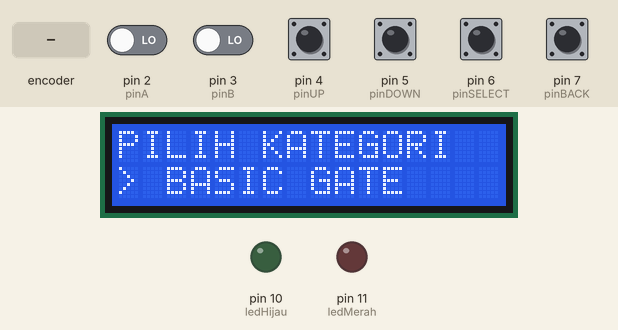
A sketch run on a simulated Arduino Uno, built with avr-gcc and run on an emulated ATmega328P. Shown: 16×2 character LCD, output pins drawn as LEDs (lit = HIGH). Inputs (shaded band) come from the test bench; at power-on: pin 4 (pinUP), pin 5 (pinDOWN), pin 6 (pinSELECT), pin 7 (pinBACK) HIGH, pin 2 (pinA), pin 3 (pinB) LOW.

Above: at 3.3 s.
3.4 s: pin 4 (pinUP) pulled LOW for 0.15 s
At 4.1 s:
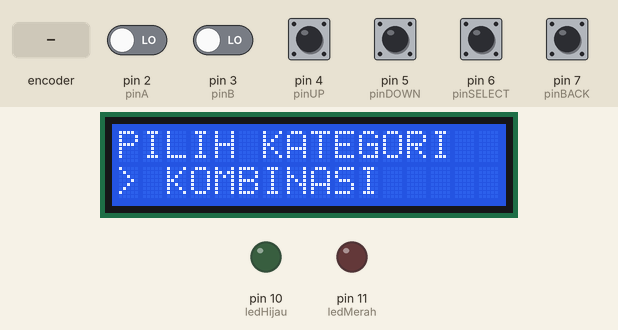
5.0 s: pin 6 (pinSELECT) pulled LOW for 0.15 s
At 6.2 s:
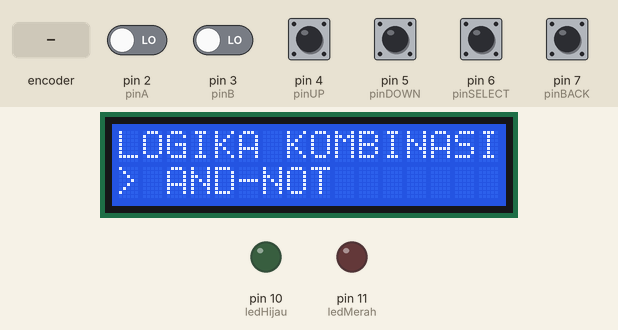
6.6 s: pin 6 (pinSELECT) pulled LOW for 1 s
At 7.0 s:
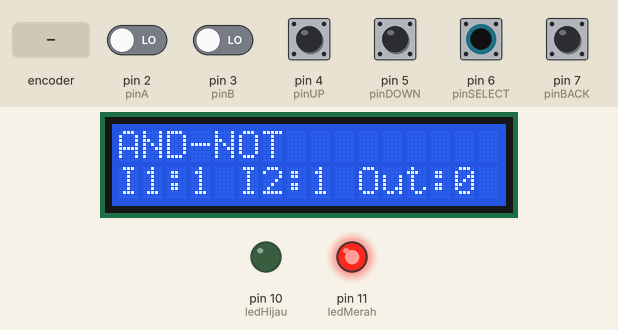
9.1 s: rotary encoder on pin 2 (pinA) / pin 3 (pinB) turned 1 step (first pin leading)
At 10.2 s:
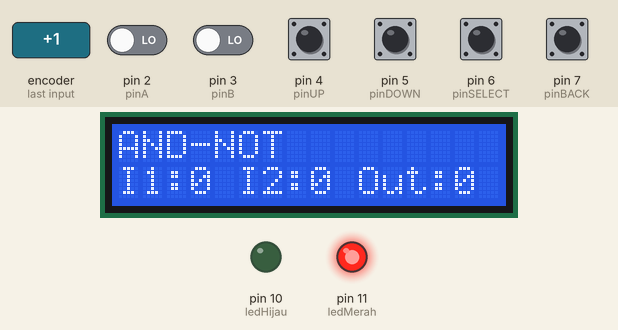
10.8 s: pin 7 (pinBACK) pulled LOW for 0.15 s
At 11.6 s:
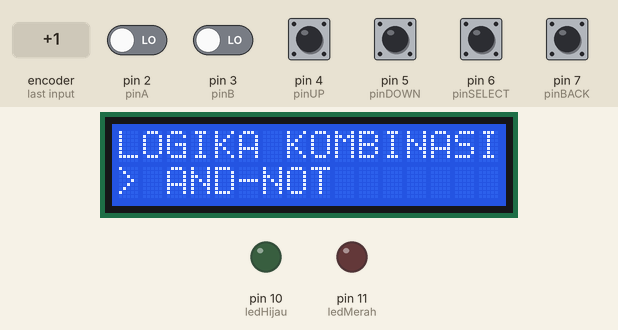
12.4 s: pin 5 (pinDOWN) pulled LOW for 0.15 s
At 13.3 s:
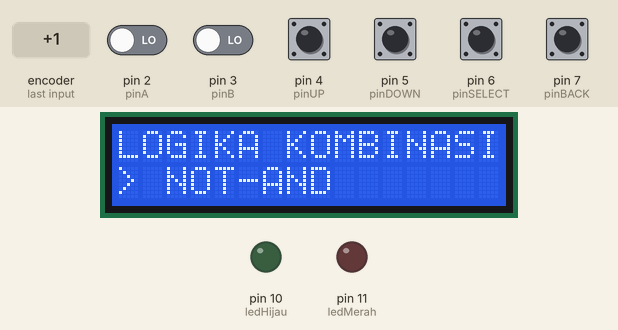
Timing chart, 0 to 15.0 s (numbered marks = the images above; inputs shaded):
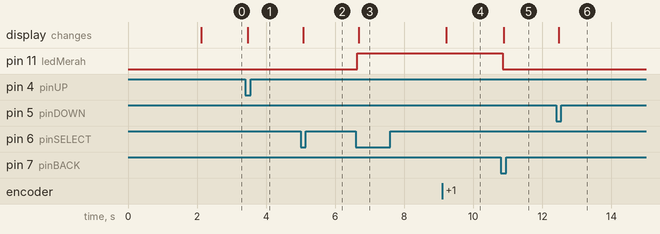

Measured:
- after the input at 3.4 s, the display: changes after 0.07 s (image 1)
- after the input at 5.0 s, the display: changes after 0.07 s (image 2)
- after the input at 6.6 s, pin 11 (ledMerah): LOW → HIGH at once; the display: changes after 0.08 s (image 3)
- after the input at 9.1 s, the display: changes after 0.12 s (image 4)
- after the input at 10.8 s, pin 11 (ledMerah): HIGH → LOW after 0.06 s; the display: changes after 0.09 s (image 5)
- after the input at 12.4 s, the display: changes after 0.07 s (image 6)

The sketch:

sketch.ino
```cpp
#include <Wire.h>
#include <LiquidCrystal_I2C.h>

// LCD I2C
LiquidCrystal_I2C lcd(0x27, 16, 2);

// PIN INPUT SAKELAR
const int pinA = 2;
const int pinB = 3;

// PIN PUSH BUTTON
const int pinUP = 4;
const int pinDOWN = 5;
const int pinSELECT = 6;
const int pinBACK = 7;

// PIN LED
const int ledHijau = 10;
const int ledMerah = 11;

// Daftar tombol
const int tombol[4] = {
  pinUP, pinDOWN, pinSELECT, pinBACK
};

// Sistem debounce tombol
bool kondisiStabil[4] = {HIGH, HIGH, HIGH, HIGH};
bool pembacaanSebelumnya[4] = {HIGH, HIGH, HIGH, HIGH};
unsigned long waktuPerubahan[4] = {0, 0, 0, 0};

const unsigned long debounceDelay = 40;

// HALAMAN PROGRAM
int halaman = 0;

// PILIHAN KATEGORI
int kategori = 0;

// PILIHAN GERBANG
int pilihanGate = 0;

// INPUT DAN OUTPUT
int A, B, Y;

// JUMLAH GERBANG
const int jumlahDasar = 7;
const int jumlahKombinasi = 4;

// NAMA GERBANG DASAR
const char* namaDasar[] = {
  "AND",
  "OR",
  "NOT",
  "NAND",
  "NOR",
  "XOR",
  "XNOR"
};

// NAMA GERBANG KOMBINASI
const char* namaKombinasi[] = {
  "AND-NOT",
  "NOT-AND",
  "OR-NOT",
  "NOT-OR"
};


// =================================
// MEMBACA PUSH BUTTON
// =================================

bool tombolDitekan(int index) {

  bool pembacaan = digitalRead(tombol[index]);

  if (pembacaan != pembacaanSebelumnya[index]) {
    waktuPerubahan[index] = millis();
    pembacaanSebelumnya[index] = pembacaan;
  }

  if (millis() - waktuPerubahan[index] > debounceDelay) {

    if (pembacaan != kondisiStabil[index]) {

      kondisiStabil[index] = pembacaan;

      if (kondisiStabil[index] == LOW) {
        return true;
      }
    }
  }

  return false;
}


// =================================
// MEMBACA INPUT SAKELAR
// =================================

void bacaInput() {

  A = (digitalRead(pinA) == LOW) ? 1 : 0;
  B = (digitalRead(pinB) == LOW) ? 1 : 0;

}


// =================================
// PERHITUNGAN GERBANG DASAR
// =================================

int hitungDasar(int nomor, int a, int b) {

  switch (nomor) {

    case 0:
      return a && b;

    case 1:
      return a || b;

    case 2:
      return !a;

    case 3:
      return !(a && b);

    case 4:
      return !(a || b);

    case 5:
      return a ^ b;

    case 6:
      return !(a ^ b);
  }

  return 0;
}


// =================================
// PERHITUNGAN LOGIKA KOMBINASI
// =================================

int hitungKombinasi(int nomor, int a, int b) {

  switch (nomor) {

    case 0:
      return a && !b;

    case 1:
      return !a && b;

    case 2:
      return a || !b;

    case 3:
      return !a || b;
  }

  return 0;
}


// =================================
// TAMPILAN MENU UTAMA
// =================================

void tampilMenuUtama() {

  lcd.clear();

  lcd.setCursor(0, 0);
  lcd.print("PILIH KATEGORI");

  lcd.setCursor(0, 1);

  if (kategori == 0) {
    lcd.print("> BASIC GATE");
  }
  else {
    lcd.print("> KOMBINASI");
  }
}


// =================================
// TAMPILAN PILIHAN GERBANG
// =================================

void tampilMenuGate() {

  lcd.clear();

  if (kategori == 0) {

    lcd.setCursor(0, 0);
    lcd.print("GERBANG DASAR");

    lcd.setCursor(0, 1);
    lcd.print("> ");
    lcd.print(namaDasar[pilihanGate]);

  }

  else {

    lcd.setCursor(0, 0);
    lcd.print("LOGIKA KOMBINASI");

    lcd.setCursor(0, 1);
    lcd.print("> ");
    lcd.print(namaKombinasi[pilihanGate]);

  }
}


// =================================
// TAMPILAN HASIL PENGUJIAN
// =================================

void tampilHasil() {

  bacaInput();

  if (kategori == 0) {
    Y = hitungDasar(pilihanGate, A, B);
  }

  else {
    Y = hitungKombinasi(pilihanGate, A, B);
  }

  // LED INDIKATOR
  digitalWrite(ledHijau, Y == 1 ? HIGH : LOW);
  digitalWrite(ledMerah, Y == 0 ? HIGH : LOW);

  // LCD BARIS PERTAMA
  lcd.setCursor(0, 0);

  if (kategori == 0) {
    lcd.print(namaDasar[pilihanGate]);
  }

  else {
    lcd.print(namaKombinasi[pilihanGate]);
  }

  lcd.print("            ");

  // LCD BARIS KEDUA
  lcd.setCursor(0, 1);

  lcd.print("I1:");
  lcd.print(A);

  lcd.print(" I2:");
  lcd.print(B);

  lcd.print(" Out:");
  lcd.print(Y);

  lcd.print("     ");
}


// =================================
// SETUP
// =================================

void setup() {

  // INPUT SAKELAR
  pinMode(pinA, INPUT_PULLUP);
  pinMode(pinB, INPUT_PULLUP);

  // INPUT PUSH BUTTON
  for (int i = 0; i < 4; i++) {
    pinMode(tombol[i], INPUT_PULLUP);
  }

  // OUTPUT LED
  pinMode(ledHijau, OUTPUT);
  pinMode(ledMerah, OUTPUT);

  digitalWrite(ledHijau, LOW);
  digitalWrite(ledMerah, LOW);

  // LCD
  lcd.init();
  lcd.backlight();

  lcd.setCursor(0, 0);
  lcd.print("TRAINER LOGIKA");

  lcd.setCursor(0, 1);
  lcd.print("ARDUINO UNO");

  delay(2000);

  tampilMenuUtama();
}


// =================================
// LOOP
// =================================

void loop() {

  // BACA SEMUA TOMBOL SETIAP LOOP
  bool up = tombolDitekan(0);
  bool down = tombolDitekan(1);
  bool select = tombolDitekan(2);
  bool back = tombolDitekan(3);


  // =================================
  // HALAMAN 0: MENU UTAMA
  // =================================

  if (halaman == 0) {

    if (up || down) {

      kategori = !kategori;

      tampilMenuUtama();
    }

    if (select) {

      halaman = 1;
      pilihanGate = 0;

      tampilMenuGate();
    }

  }


  // =================================
  // HALAMAN 1: PILIH GERBANG
  // =================================

  else if (halaman == 1) {

    int jumlahGate;

    if (kategori == 0) {
      jumlahGate = jumlahDasar;
    }
    else {
      jumlahGate = jumlahKombinasi;
    }

    if (up) {

      pilihanGate--;

      if (pilihanGate < 0) {
        pilihanGate = jumlahGate - 1;
      }

      tampilMenuGate();
    }

    if (down) {

      pilihanGate++;

      if (pilihanGate >= jumlahGate) {
        pilihanGate = 0;
      }

      tampilMenuGate();
    }

    if (select) {

      halaman = 2;

      lcd.clear();

      tampilHasil();
    }

    if (back) {

      halaman = 0;

      tampilMenuUtama();
    }

  }


  // =================================
  // HALAMAN 2: PENGUJIAN GERBANG
  // =================================

  else if (halaman == 2) {

    static unsigned long waktuUpdate = 0;

    if (millis() - waktuUpdate >= 100) {

      waktuUpdate = millis();

      tampilHasil();
    }

    if (back) {

      halaman = 1;

      digitalWrite(ledHijau, LOW);
      digitalWrite(ledMerah, LOW);

      tampilMenuGate();
    }

  }

}
```
